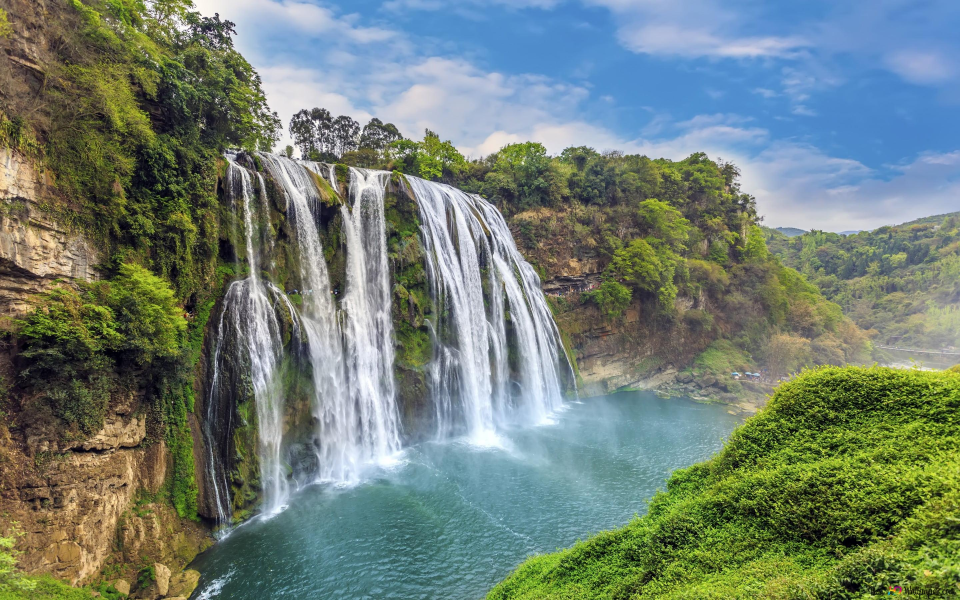
#> input picture imagens/cascata1.jpg, 2880 x 1800 px (shown at 1/3 size); its folder holds only this picture in this run
$ python geometric_arithmetic_logic.py
#> lines starting #> are read from the running program, lines starting #| are printed output that depends on the picture
import cv2, os
from PIL import Image, ExifTags
import numpy as np

# ─────────── PARÂMETROS ───────────
RESIZE_MAX_DIM = 512
CONTRAST = 1.3
BRIGHTNESS = 10
SHARPEN_AMOUNT = 1.0
# ───────────────────────────────────

input_folder  = os.path.join(os.path.dirname(__file__), "..", "imagens")
output_folder = os.path.join(os.path.dirname(__file__), "..", "resultados", "geometric_logic")
os.makedirs(output_folder, exist_ok=True) #cria a pasta de saida se nao existir

def read_image_with_orientation(path):
    img_pil = Image.open(path)
#> img_pil is the input picture: PIL image 2880x1800 RGB; mean R, G, B 113.9, 128.4, 117.3
    try:
        for orientation in ExifTags.TAGS.keys():
            if ExifTags.TAGS[orientation] == 'Orientation':
                break
        exif = img_pil._getexif()
        if exif is not None:
            orientation_value = exif.get(orientation, None)
            if orientation_value == 3:
                img_pil = img_pil.rotate(180, expand=True)
            elif orientation_value == 6:
                img_pil = img_pil.rotate(270, expand=True)
            elif orientation_value == 8:
                img_pil = img_pil.rotate(90, expand=True)
    except Exception:
        pass
    return cv2.cvtColor(np.array(img_pil), cv2.COLOR_RGB2BGR)

# Kernel de nitidez
kernel = np.array([[0, -1, 0],
                   [-1, 5 + SHARPEN_AMOUNT, -1],
                   [0, -1, 0]], dtype=np.float32)

for fn in os.listdir(input_folder): #carrega imagem com orientacao corrigida, redimensiona(512) aplica nitidez, constraste e brilho
    if not fn.lower().endswith((".jpg",".png",".jpeg")): continue
    img = read_image_with_orientation(os.path.join(input_folder, fn))
    if img is None:
        print(f"⚠️ Erro a carregar {fn}")
        continue

    # resize mantendo proporção
    h, w = img.shape[:2]
#> h = 1800; w = 2880
    scale = RESIZE_MAX_DIM / max(h, w)
#> scale = 0.178
    resized = cv2.resize(img, (int(w*scale), int(h*scale)))
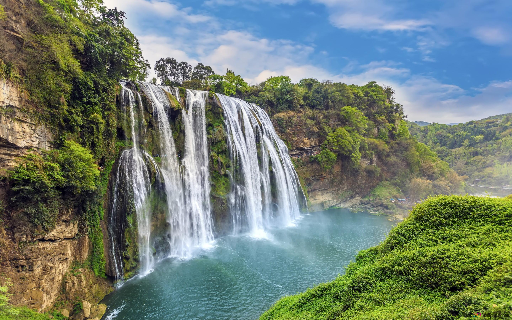
#> resized: shape (320, 512, 3); mean B, G, R 117.2, 128.3, 113.8

    # Melhoria: nitidez, contraste e brilho
    sharpened = cv2.filter2D(resized, -1, kernel)
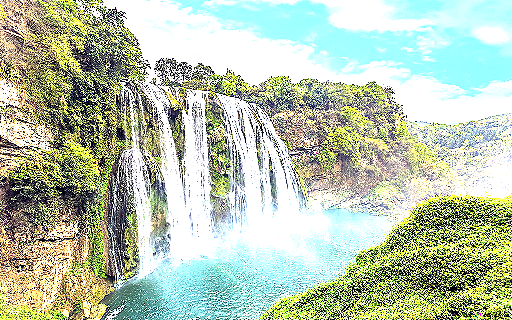
#> sharpened: shape (320, 512, 3); mean B, G, R 174.9, 196.8, 182.7
    improved = cv2.convertScaleAbs(sharpened, alpha=CONTRAST, beta=BRIGHTNESS)
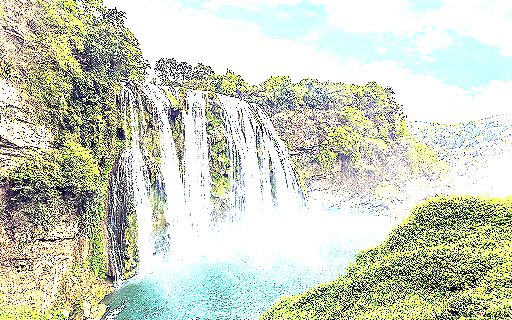
#> improved: shape (320, 512, 3); mean B, G, R 192.5, 211.4, 205.2

    # Operação lógica: inverter as cores da imagem melhorada
    logic_result = cv2.bitwise_not(improved)
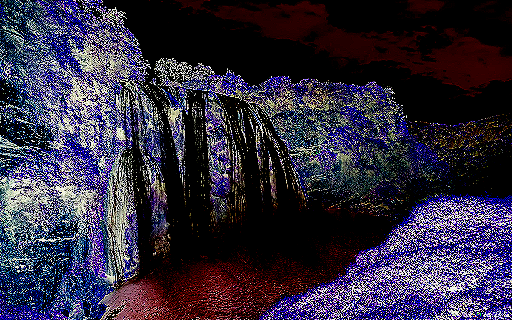
#> logic_result: shape (320, 512, 3); mean B, G, R 62.5, 43.6, 49.8

    # Comparação lado a lado
    comparison = np.hstack([resized, logic_result])
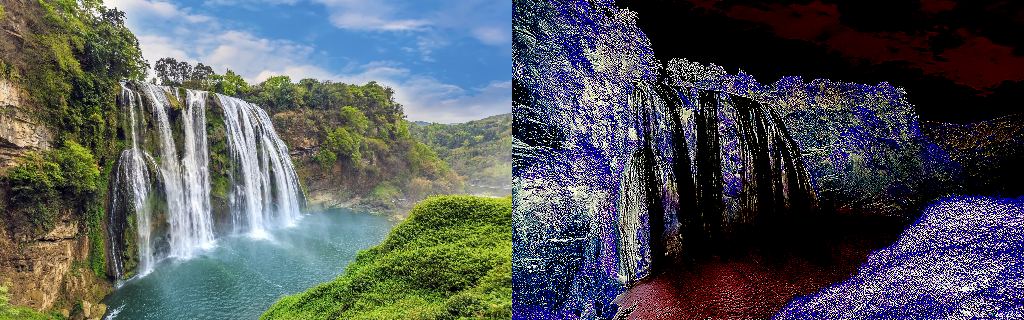
#> comparison: shape (320, 1024, 3); mean B, G, R 89.8, 85.9, 81.8

    name = os.path.splitext(fn)[0]
    cv2.imwrite(os.path.join(output_folder, f"{name}_logic.jpg"), logic_result)
    cv2.imwrite(os.path.join(output_folder, f"{name}_compare.jpg"), comparison)
    print(f"✅ {fn} → {output_folder}") #mostra o nome do arquivo processado e onde foi salvo

$ run again, on imagens/vaca.jpg
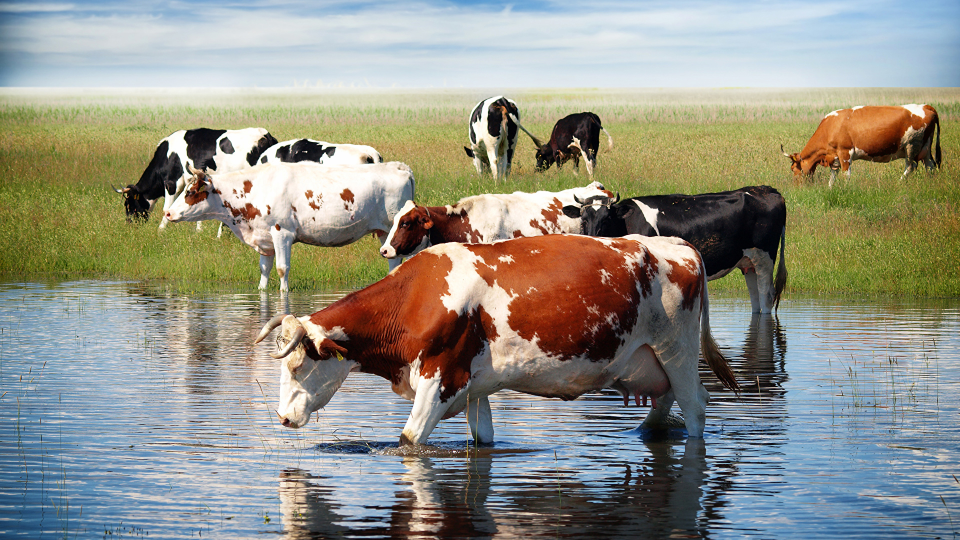
#> input picture imagens/vaca.jpg, 1920 x 1080 px (shown at 1/2 size)
#> in read_image_with_orientation, img_pil is the input picture: PIL image 1920x1080 RGB; mean R, G, B 145.2, 145.3, 133.8
#> `logic_result = cv2.bitwise_not(improved)`:
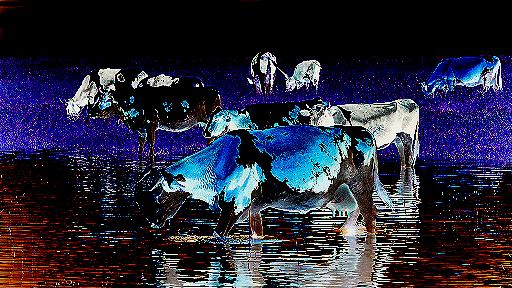
#> logic_result: shape (288, 512, 3); mean B, G, R 57.4, 38.1, 38.3
#> `comparison = np.hstack([resized, logic_result])`:
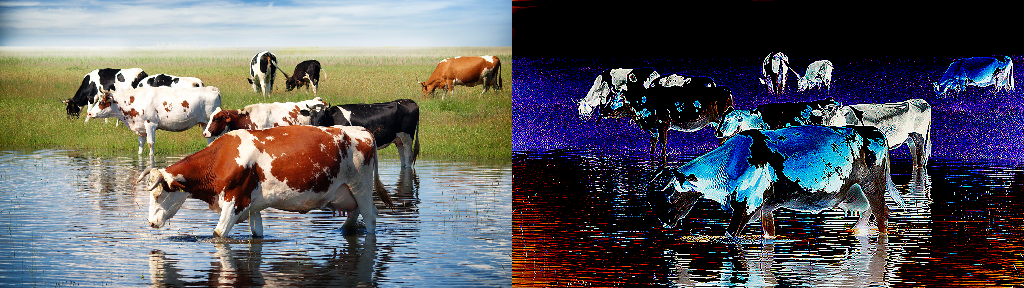
#> comparison: shape (288, 1024, 3); mean B, G, R 95.5, 91.7, 91.7

$ run again, on imagens/evereste2.jpg
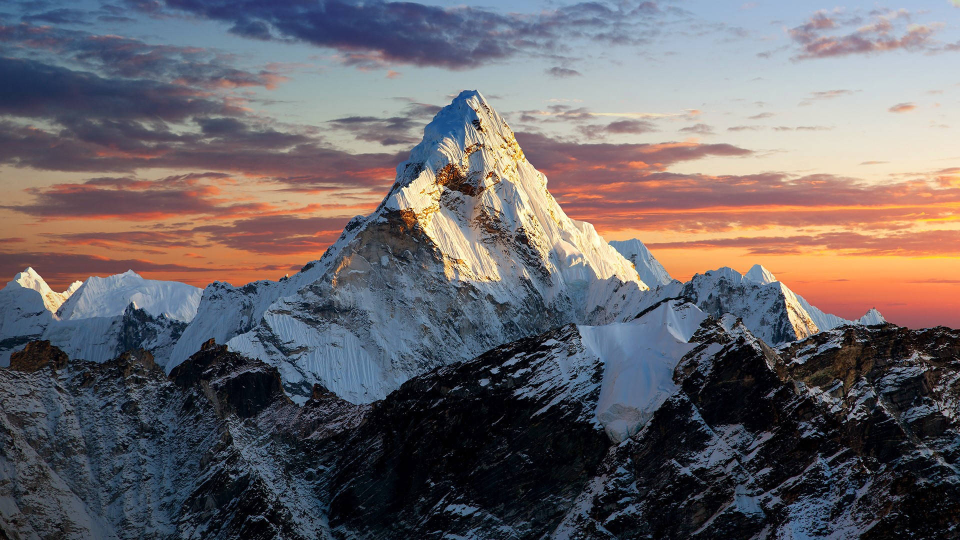
#> input picture imagens/evereste2.jpg, 1920 x 1080 px (shown at 1/2 size)
#> in read_image_with_orientation, img_pil is the input picture: PIL image 1920x1080 RGB; mean R, G, B 105.3, 100.1, 104.1
#> `logic_result = cv2.bitwise_not(improved)`:
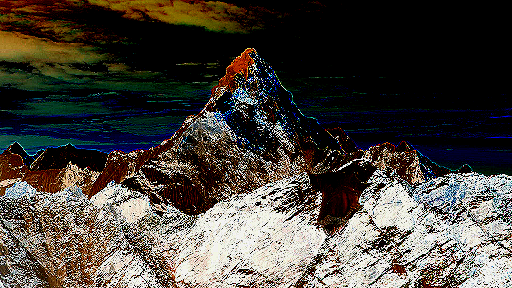
#> logic_result: shape (288, 512, 3); mean B, G, R 61.5, 67.5, 72.1
#> `comparison = np.hstack([resized, logic_result])`:
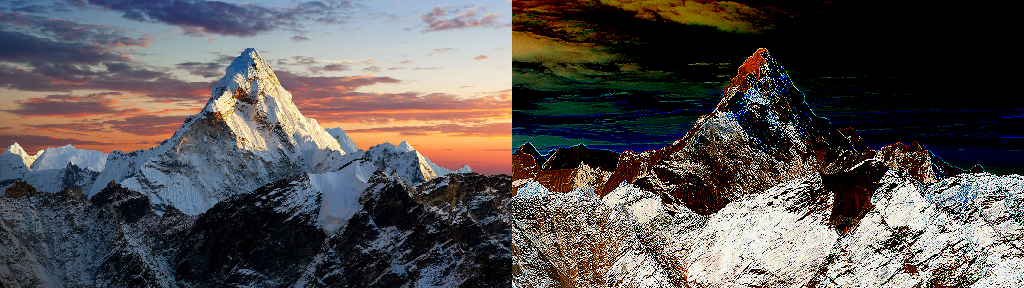
#> comparison: shape (288, 1024, 3); mean B, G, R 82.7, 83.8, 88.6
